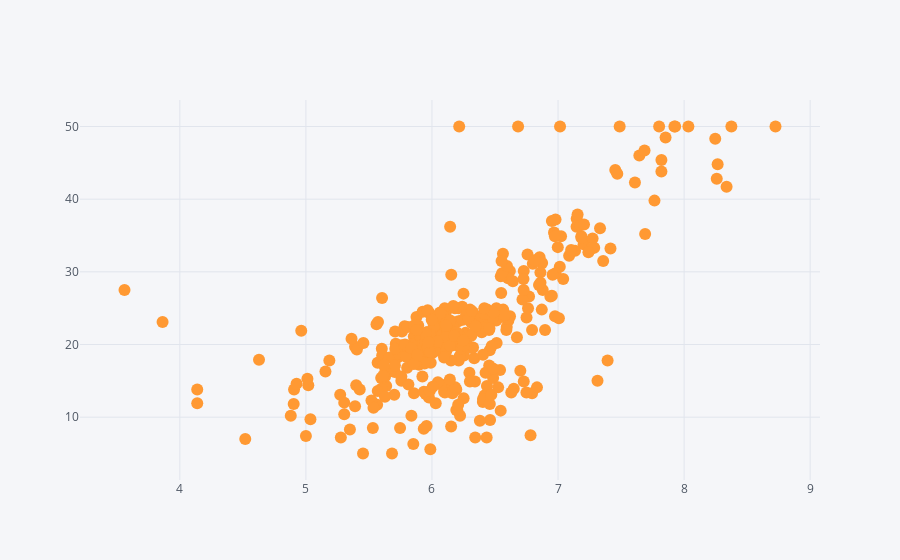

Write notebook code for a chart like this one.
### Markdown cell above
### 두 변수 간의 관계 보기

RM과 MEDV 사이의 관계 보기

### Code cell
train_data.iplot(x='RM', y='MEDV', mode='markers')

### Figure 1 — Plotly figure (JSON) as saved in the notebook; plotly's stock layout.template omitted (floating-point values rounded to 4 significant figures; data arrays with more than 128 entries replaced by an {"elided": "..."} marker saying what was removed)
{"data": [{"line": {"color": "rgba(255, 153, 51, 1.0)", "dash": "solid", "shape": "linear", "width": 1.3}, "marker": {"size": 12, "symbol": "circle"}, "mode": "markers", "name": "MEDV", "text": "", "type": "scatter", "uid": "a8e07655-e2f8-4588-97ac-e6397fac4fdf", "x": {"elided": "379 float values"}, "y": {"elided": "379 float values"}}], "layout": {"legend": {"bgcolor": "#F5F6F9", "font": {"color": "#4D5663"}}, "paper_bgcolor": "#F5F6F9", "plot_bgcolor": "#F5F6F9", "title": {"font": {"color": "#4D5663"}}, "xaxis": {"gridcolor": "#E1E5ED", "showgrid": true, "tickfont": {"color": "#4D5663"}, "title": {"font": {"color": "#4D5663"}, "text": ""}, "zerolinecolor": "#E1E5ED"}, "yaxis": {"gridcolor": "#E1E5ED", "showgrid": true, "tickfont": {"color": "#4D5663"}, "title": {"font": {"color": "#4D5663"}, "text": ""}, "zerolinecolor": "#E1E5ED"}}}
